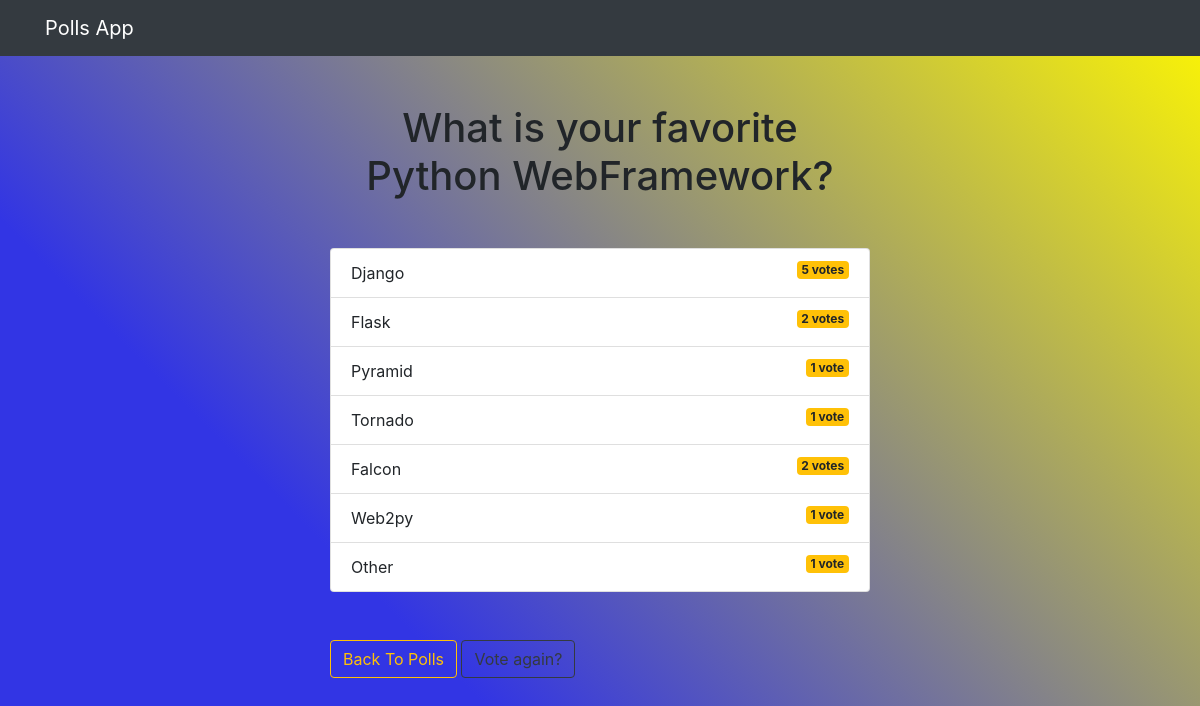
Screenshot of /polls2/results/ with the database file from the repository.
### polls/models.py (models this page shows, shortened)
class Question(models.Model):
    question_text = models.CharField(max_length=200)
    pub_date = models.DateTimeField('date published')

class Choice(models.Model):
    question = models.ForeignKey(Question, on_delete=models.CASCADE)
    choice_text = models.CharField(max_length=200)
    votes = models.IntegerField(default=0)

### polls/views.py (the view)
# urls.py: path('<int:question_id>/results/', views.results, name='results'),
def results(request, question_id):
    question = get_object_or_404(Question, pk=question_id)
    return render(request, 'polls/results.html', {'question': question})

### templates/polls/results.html
{% extends 'base.html' %}
{% block content %}
<h1 class="mb-5 text-center">{{ question.question_text }}</h1>
<ul class="list-group mb-5">
    {% for choice in question.choice_set.all %}
    <li class="list-group-item">
        {{ choice.choice_text }} <span class="badge badge-warning float-right">{{ choice.votes }}
            vote{{ choice.votes | pluralize }}</span>
    </li>
    {% endfor %}
</ul>
<a class="btn btn-outline-warning" href="{% url 'polls:index' %}">Back To Polls</a>
<a class="btn btn-outline-dark" href="{% url 'polls:detail' question.id %}">Vote again?</a>
{% endblock %}

### static/css/base.css (style rules this page uses)
body { background-image: linear-gradient(45deg, #3235e4 29%, #fff800); height: 100vh; }

### rows the page displays
Question: question_text "What is your favorite Python WebFramework?"
Choice: choice_text "Django", votes "5", votes|pluralize "s"
Choice: choice_text "Flask", votes "2", votes|pluralize "s"
Choice: choice_text "Pyramid", votes "1"
Choice: choice_text "Tornado", votes "1"
Choice: choice_text "Falcon", votes "2", votes|pluralize "s"
Choice: choice_text "Web2py", votes "1"
Choice: choice_text "Other", votes "1"
